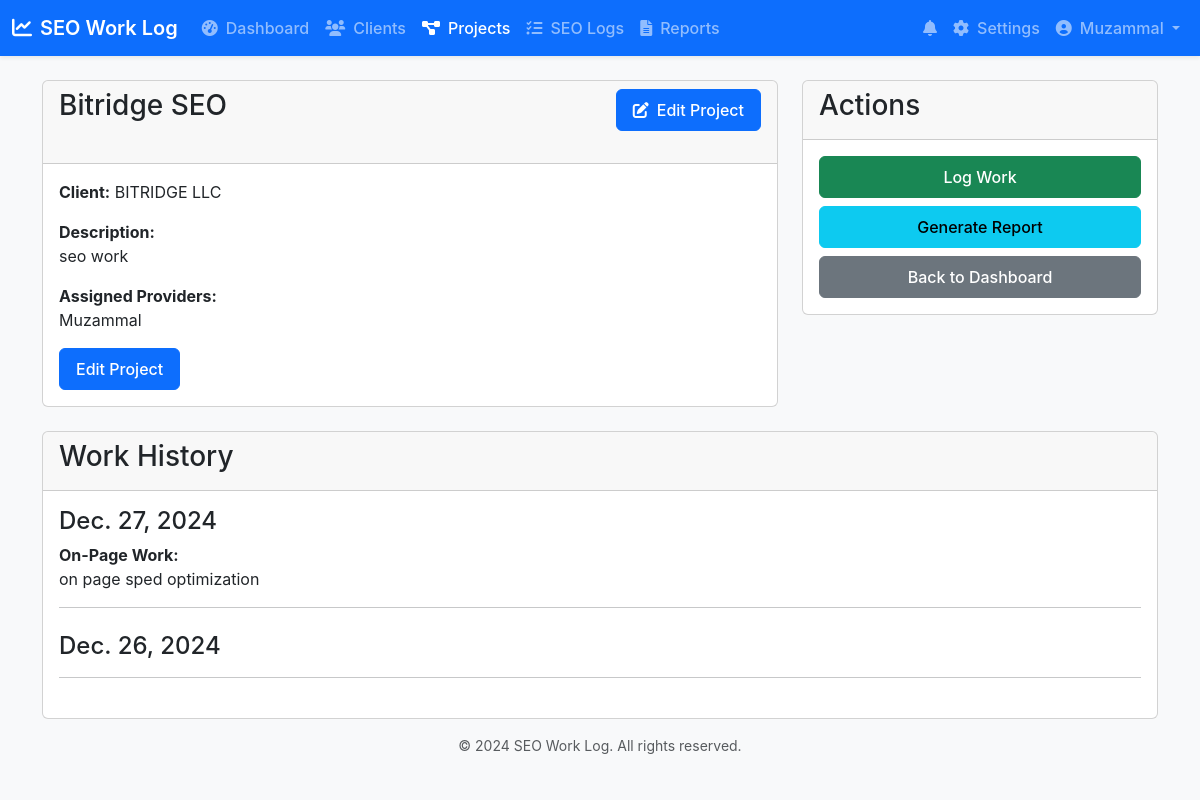
/projects/1/ (signed in), run on an earlier commit of the app's database.
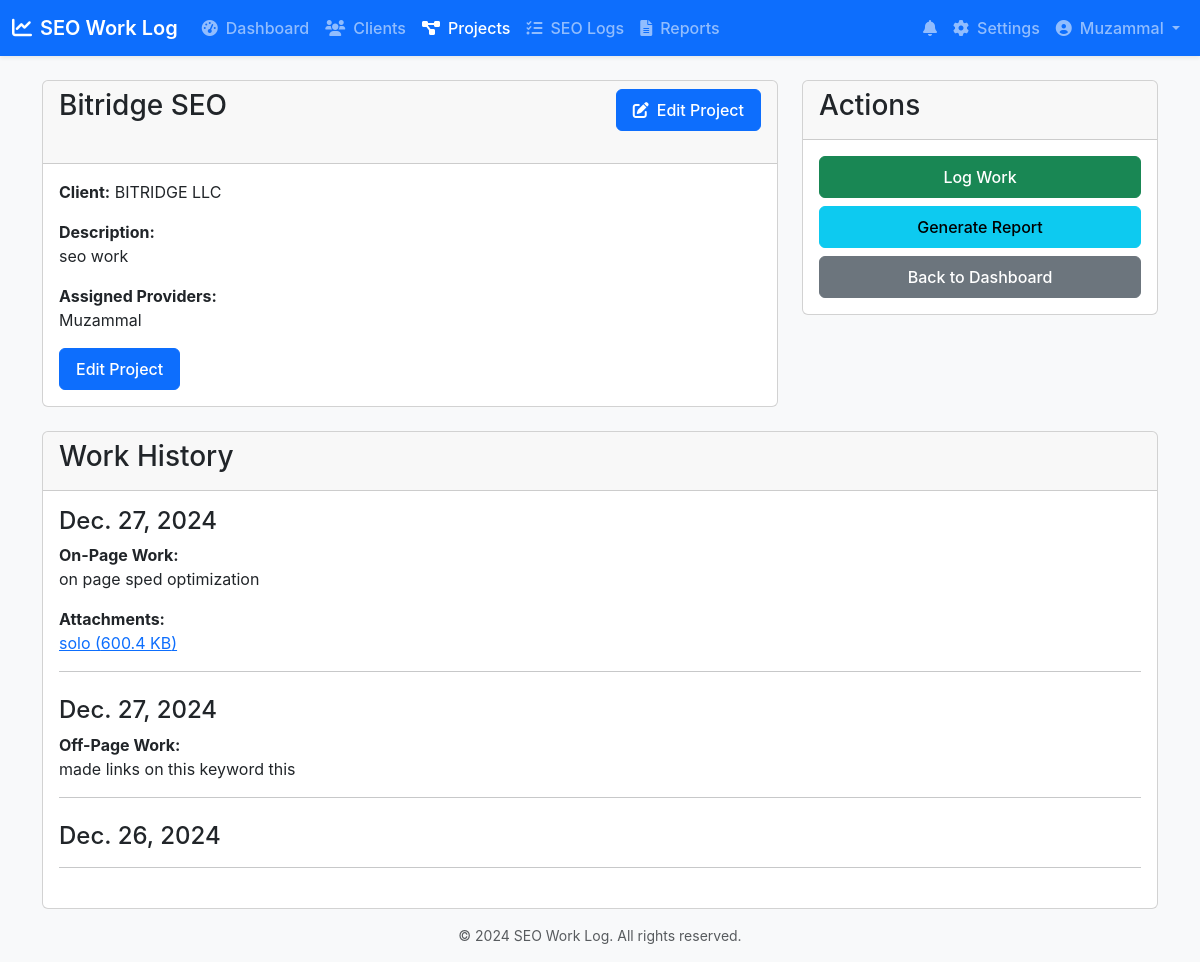
And on a later commit of the database.
### core/models.py (models this page shows, shortened)
class CustomUser(AbstractUser):
    ROLE_CHOICES = (
        ('admin', 'Administrator'),
        ('provider', 'Provider'),
        ('client', 'Client'),
    )
    role = models.CharField(max_length=10, choices=ROLE_CHOICES, default='client')

class SEOLog(models.Model):
    project = models.ForeignKey(Project, on_delete=models.CASCADE)
    date = models.DateField()
    created_by = models.ForeignKey(CustomUser, on_delete=models.CASCADE, related_name='created_logs')
    on_page_work = models.BooleanField(default=False)
    off_page_work = models.BooleanField(default=False)
    on_page_description = models.TextField(blank=True)
    off_page_description = models.TextField(blank=True)
    providers = models.ManyToManyField(CustomUser, related_name='assigned_logs', blank=True)
    class Meta:
        ordering = ['-date']

class SEOLogFile(models.Model):
    WORK_TYPE_CHOICES = [
        ('on_page', 'On-Page'),
        ('off_page', 'Off-Page'),
    ]
    seo_log = models.ForeignKey(SEOLog, on_delete=models.CASCADE, related_name='files')
    file = models.FileField(upload_to='seo_logs/%Y/%m/%d/')
    work_type = models.CharField(max_length=10, choices=WORK_TYPE_CHOICES)
    file_name = models.CharField(max_length=255)
    file_type = models.CharField(max_length=100)
    file_size = models.IntegerField()  # Size in bytes
    uploaded_at = models.DateTimeField(auto_now_add=True)
    class Meta:
        ordering = ['-uploaded_at']
        verbose_name = 'SEO Log File'
        verbose_name_plural = 'SEO Log Files'
    @property
    def file_size_formatted(self):
        size = self.file_size
        for unit in ['B', 'KB', 'MB', 'GB']:
            if size < 1024:
                return f"{size:.1f} {unit}"
            size /= 1024
        return f"{size:.1f} TB"

### core/views.py (the view)
# urls.py: path('projects/<int:pk>/', views.project_detail, name='project_detail'),
@login_required
def project_detail(request, pk):
    project = get_object_or_404(Project, pk=pk)
    if request.user.role == 'client' and project.client.email != request.user.email:
        return HttpResponseForbidden("You don't have permission to access this project.")
    seo_logs = SEOLog.objects.filter(project=project).order_by('-date')
    return render(request, 'core/project_detail.html', {
        'title': f'Project: {project.name}',
        'project': project,
        'seo_logs': seo_logs,
    })

### core/templates/core/project_detail.html (shortened to what the changed rows need)
{% extends 'core/base.html' %}
{% block content %}
<div class="container mt-4">
    <div class="row">
        <div class="col-md-8">
            <div class="card">
                <div class="card-header">
                    <div class="d-flex justify-content-between align-items-center mb-4">
                        <h1 class="h3">{{ project.name }}</h1>
                    </div>
                </div>
                <div class="card-body">
                    <div class="mb-3">
                        <ul class="list-unstyled">
                            {% for provider in project.providers.all %}
                                <li>{{ provider.get_full_name|default:provider.username }}</li>
                            {% empty %}
                                <li>No providers assigned</li>
                            {% endfor %}
                        </ul>
                    </div>
                </div>
            </div>
        </div>
    </div>
    <div class="row mt-4">
        <div class="col-12">
            <div class="card">
                <div class="card-body">
                    {% for log in project.seolog_set.all|dictsortreversed:"date" %}
                    <div class="work-log mb-4">
                        <h4>{{ log.date }}</h4>
                        {% if log.on_page_work %}
                        <div class="mb-3">
                            <strong>On-Page Work:</strong>
                            <p>{{ log.on_page_description }}</p>
                        </div>
                        {% endif %}
                        {% if log.off_page_work %}
                        <div class="mb-3">
                            <strong>Off-Page Work:</strong>
                            <p>{{ log.off_page_description }}</p>
                        </div>
                        {% endif %}
                        {% if log.files.exists %}
                        <div class="attachments">
                            <strong>Attachments:</strong>
                            <ul class="list-unstyled">
                                {% for file in log.files.all %}
                                <li>
                                    <a href="{{ file.file.url }}" target="_blank">
                                        {{ file.file_name }} ({{ file.file_size_formatted }})
                                    </a>
                                </li>
                                {% endfor %}
                            </ul>
                        </div>
                        {% endif %}
                        <hr>
                    </div>
                    {% empty %}
                    <p>No work has been logged for this project yet.</p>
                    {% endfor %}
                </div>
            </div>
        </div>
    </div>
</div>
{% endblock %}

### core/templates/core/base.html (shortened to what this page needs)
{% load static %}
<!DOCTYPE html>
<html lang="en">
<head>
    <link href="https://cdn.jsdelivr.net/npm/bootstrap@5.3.0/dist/css/bootstrap.min.css" rel="stylesheet">
    <link href="https://cdnjs.cloudflare.com/ajax/libs/font-awesome/6.0.0/css/all.min.css" rel="stylesheet">
    <link href="{% static 'css/style.css' %}" rel="stylesheet">
</head>
<body>
    <nav class="navbar navbar-expand-lg navbar-dark bg-primary">
        <div class="container-fluid">
            <a class="navbar-brand" href="{% url 'dashboard' %}">
                <i class="fas fa-chart-line me-2"></i>SEO Work Log
            </a>
            {% if user.is_authenticated %}
            <div class="collapse navbar-collapse" id="navbarNav">
                <ul class="navbar-nav me-auto">
                    <li class="nav-item">
                        <a class="nav-link {% if request.resolver_match.url_name == 'dashboard' %}active{% endif %}"
                           href="{% url 'dashboard' %}">
                            <i class="fas fa-tachometer-alt me-2"></i>Dashboard
                        </a>
                    </li>
                    {% if user.role != 'client' %}
                    <li class="nav-item">
                        <a class="nav-link {% if 'clients' in request.path %}active{% endif %}"
                           href="{% url 'clients' %}">
                            <i class="fas fa-users me-2"></i>Clients
                        </a>
                    </li>
                    {% endif %}
                    <li class="nav-item">
                        <a class="nav-link {% if 'projects' in request.path %}active{% endif %}"
                           href="{% url 'projects' %}">
                            <i class="fas fa-project-diagram me-2"></i>Projects
                        </a>
                    </li>
                    {% if user.role != 'client' %}
                    <li class="nav-item">
                        <a class="nav-link {% if 'seo-logs' in request.path %}active{% endif %}"
                           href="{% url 'seo_logs' %}">
                            <i class="fas fa-tasks me-2"></i>SEO Logs
                        </a>
                    </li>
                    {% endif %}
                    <li class="nav-item">
                        <a class="nav-link {% if 'reports' in request.path %}active{% endif %}"
                           href="{% url 'reports' %}">
                            <i class="fas fa-file-alt me-2"></i>Reports
                        </a>
                    </li>
                </ul>
                <ul class="navbar-nav">
                    <li class="nav-item dropdown">
                        <a class="nav-link" href="#" id="notificationsDropdown" role="button"
                           data-bs-toggle="dropdown" aria-expanded="false">
                            <i class="fas fa-bell"></i>
                        </a>
                    </li>
                    <li class="nav-item">
                        <a class="nav-link {% if 'settings' in request.path %}active{% endif %}"
                           href="{% url 'settings' %}">
                            <i class="fas fa-cog me-2"></i>Settings
                        </a>
                    </li>
                    <li class="nav-item dropdown">
                        <a class="nav-link dropdown-toggle" href="#" id="userDropdown" role="button"
                           data-bs-toggle="dropdown">
                            <i class="fas fa-user-circle me-2"></i>{{ user.get_full_name|default:user.username }}
                        </a>
                    </li>
                </ul>
            </div>
            {% endif %}
        </div>
    </nav>
    <main>
        {% block content %}{% endblock %}
    </main>
    <footer class="footer mt-auto py-3 bg-light">
        <div class="container text-center">
            <span class="text-muted">© {% now "Y" %} SEO Work Log. All rights reserved.</span>
        </div>
    </footer>
</body>
</html>

What changed in the data, as far as the page shows it:
shown differently, row unchanged: SEOLog "on page sped optimization": now shows "Attachments:"
added SEOLogFile: file_name "solo", file_size_formatted "600.4 KB", shown under SEOLog "on page sped optimization"
added SEOLog: date "Dec. 27, 2024", off_page_description "made links on this keyword this"
